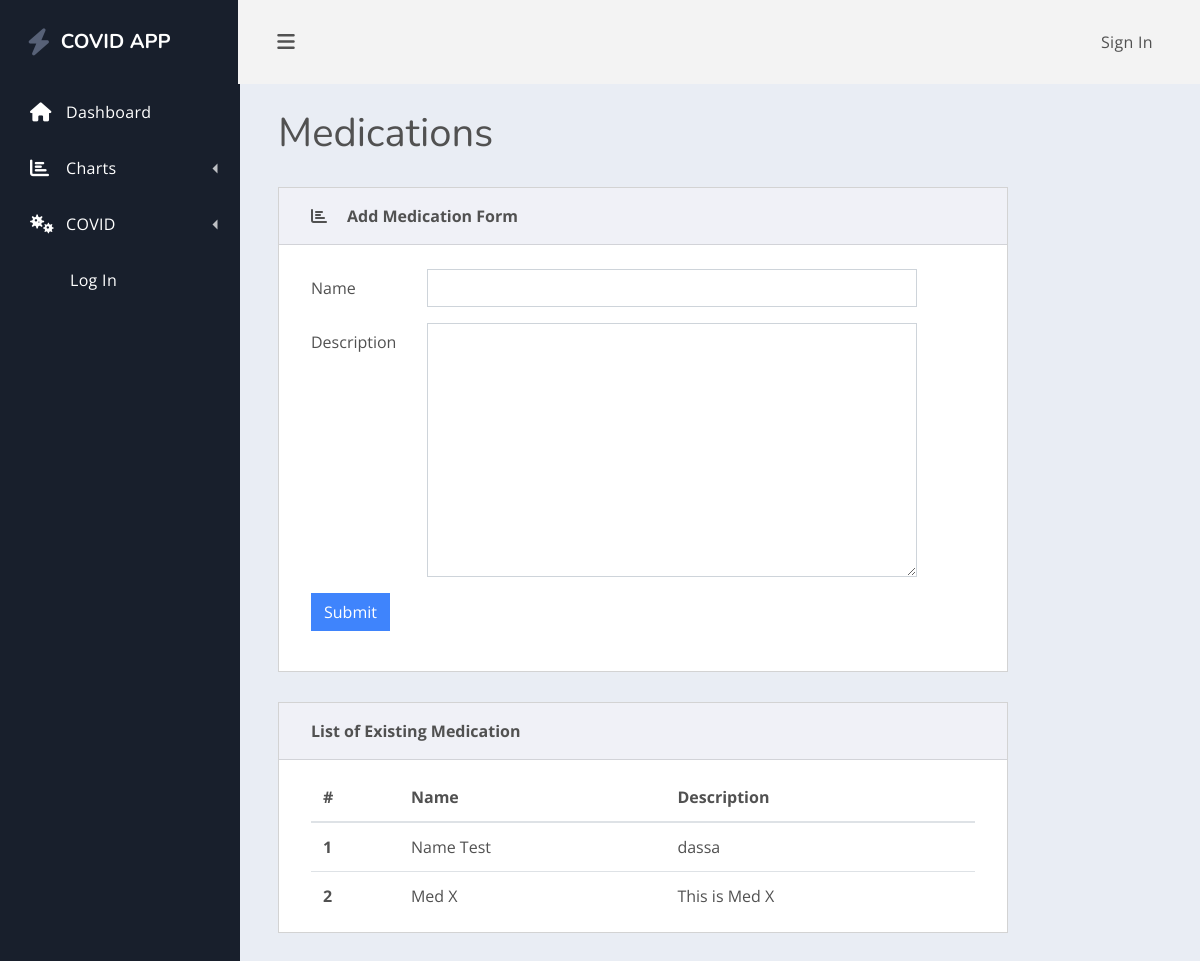
/medication/, run on an earlier commit of the app's database.
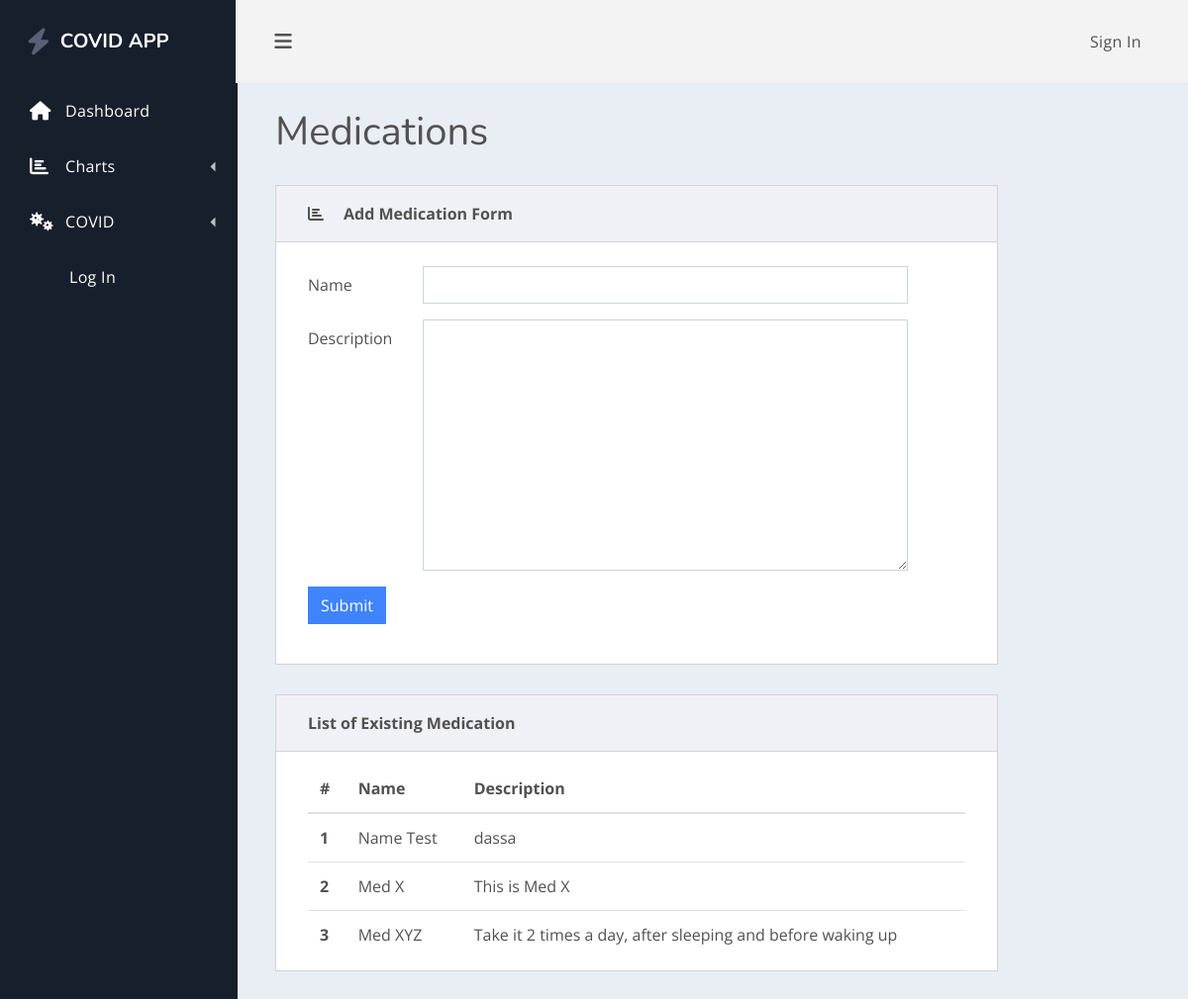
And on a later commit of the database.
### healthcare/models.py (models this page shows, shortened)
class Medication(models.Model):
    name =  models.CharField(max_length= 200, null= True)
    description =  models.TextField()

### healthcare/views.py (the view)
# urls.py: path('medication/', views.editMedication, name="medication"),
def editMedication(request):
    form = MedicationForm()
    medications = Medication.objects.all()
    if request.method == 'POST':
        form = MedicationForm(request.POST)
        if form.is_valid():
            form.save()
            return redirect('medication')
    context = {'form': form, 'medications': medications}
    return render(request, 'healthcare/editMedication.html', context)

### healthcare/forms.py
class MedicationForm(ModelForm):
    class Meta:
        model = Medication
        fields = '__all__'

### healthcare/templatetags/myfilters.py (called while the page is built)
@register.filter(name='addclass')
def addclass(value, arg):
    return value.as_widget(attrs={'class': arg})

### healthcare/templates/healthcare/editMedication.html (shortened to what this page needs)
{% extends 'healthcare/main.html' %}
{% block content %}
    {% load myfilters %}
    <main class="dash-content">
        <div class="container-fluid">
            <h1 class="dash-title">Medications</h1>
            <div class="row">
                <div class="col-xl-10">
                    <div class="card spur-card">
                        <div class="card-header">
                            <div class="spur-card-icon">
                                <i class="fas fa-chart-bar"></i>
                            </div>
                            <div class="spur-card-title"> Add Medication Form </div>
                        </div>
                        <div class="card-body ">
                            <form method="POST" action="">
                                {%  for field  in form %}
                                    <div class="form-group row">
                                        <label class="col-sm-2 col-form-label">{{ field.label }}</label>
                                        <div class="col-sm-9">
                                            {{ field |addclass:'form-control' }}
                                        </div>
                                    </div>
                                {% endfor %}
                                <div class="form-group row">
                                    <div class="col-sm-9">
                                        <button type="submit" class="btn btn-primary">Submit</button>
                                    </div>
                                </div>
                            </form>
                        </div>
                    </div>
                <div class="card spur-card">
                        <div class="card-header">
                            <div class="spur-card-title">List of Existing Medication</div>
                        </div>
                        <div class="card-body ">
                            <table class="table table-hover table-in-card">
                                <thead>
                                <tr>
                                    <th scope="col">#</th>
                                    <th scope="col">Name</th>
                                    <th scope="col">Description</th>
                                </tr>
                                </thead>
                                <tbody>
                                {% for medication in medications %}
                                    <tr>
                                        <th scope="row"> {{ forloop.counter }}</th>
                                        <td>{{ medication.name }}</td>
                                        <td>
                                            {{ medication.description }}
                                        </td>
                                    </tr>
                                {% endfor %}
                                </tbody>
                            </table>
                        </div>
                    </div>
                </div>
            </div>
        </div>
    </main>
{% endblock %}

What changed in the data, as far as the page shows it:
added Medication: name "Med XYZ", description "Take it 2 times a day, after sleeping and before waking up"
